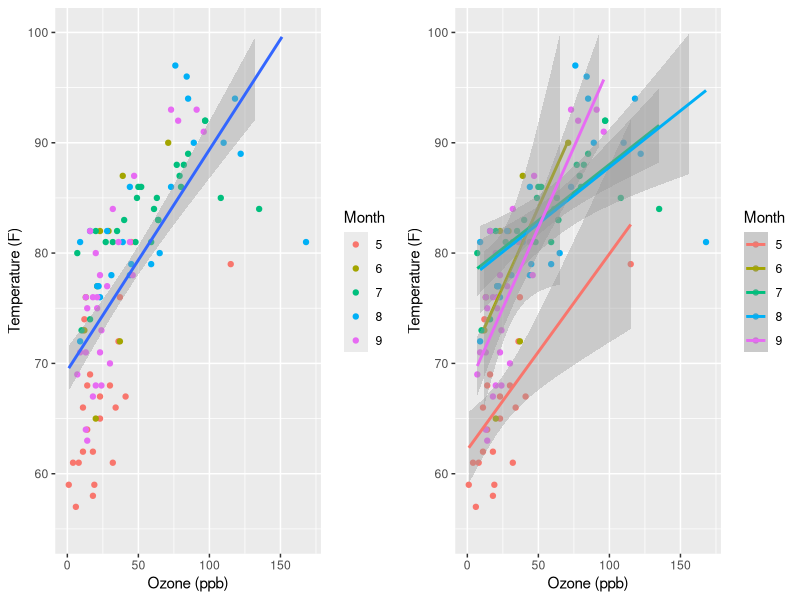

Write the R code that produced this figure.
## ---- chunk 1
library(ggplot2); library(gridExtra)
data <- airquality[complete.cases(airquality),]
data$Month <- as.factor(data$Month)
p1 <- ggplot(data=data, aes(x=Ozone, y=Temp)) +
      geom_point(aes(color=Month)) + xlab("Ozone (ppb)") +
      ylab("Temperature (F)") + ylim(55, 100) +
      xlim(0, 170) + geom_smooth(method='lm')

p2 <- ggplot(data=data, aes(x=Ozone, y=Temp, color=Month)) +
      geom_point() + xlab("Ozone (ppb)") + ylab("Temperature (F)") +
      ylim(55, 100) + xlim(0, 170) + geom_smooth(method='lm')

grid.arrange(p1, p2, ncol=2)
